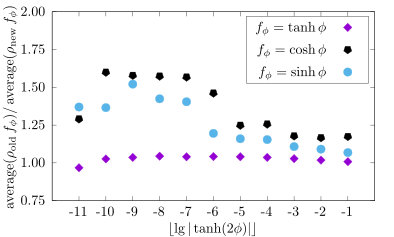

Here is the gnuplot script that generated this plot:
# max 140 (W) x 195 (H) mm
set term cairolatex pdf standalone header "\\usepackage{amsmath,amsfonts}" color font ", 10" size 10cm,6cm
set output "sth2a.tex"
set key top right vertical spacing 2 width 8 box

set xrange [-12:0]
set xtics ("-11" -11, "-10" -10, "-9" -9, "-8" -8, "-7" -7, "-6" -6, "-5" -5, "-4" -4, "-3" -3, "-2" -2, "-1" -1)
set xlabel "$\\lfloor\\lg|\\tanh(2\\phi)|\\rfloor$"

set yrange[0.75:2.00] # 0.5:4.0
set ylabel "$\\mathop{\\mathrm{average}}(\\mathop{\\rho_{\\mathrm{old}}}f_{\\phi})/\\mathop{\\mathrm{average}}(\\mathop{\\rho_{\\mathrm{new}}}f_{\\phi})$"
set ytics ("0.75" 0.75, "1.00" 1.00, "1.25" 1.25, "1.50" 1.50, "1.75" 1.75, "2.00" 2.00)

set datafile columnheaders
plot "sth2t.out" using 1:($9/$3) with points title "$f_{\\phi}=\\tanh\\phi$" pointtype 13 linetype 1, \
     "sth2t.out" using 1:($11/$5) with points title "$f_{\\phi}=\\cosh\\phi$" pointtype 15 linetype -1, \
     "sth2t.out" using 1:($13/$7) with points title "$f_{\\phi}=\\sinh\\phi$" pointtype 7 linetype 3
